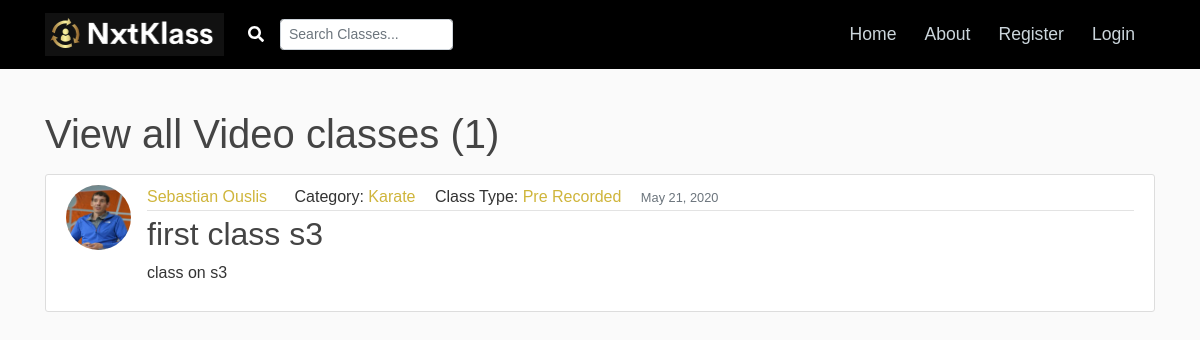
Page /blog/classType/video on the committed database.
### blog/models.py (models this page shows, shortened)
class ClassRoot(models.Model):
    title = models.CharField(max_length=100)
    content = models.TextField()
    date_posted = models.DateTimeField(default=timezone.now)
    author = models.ForeignKey(User, on_delete=models.CASCADE)
    author_profile = models.ForeignKey(Profile, null=True, default=None, on_delete=models.SET_DEFAULT)
    category = models.ForeignKey(Category, null=True, default=None, on_delete=models.SET_DEFAULT)
    is_purchase = models.BooleanField(default=False)
    is_one_on_one = models.BooleanField(default=False)
    is_stream = models.BooleanField(default=False)
    is_video = models.BooleanField(default=False)

class Category(models.Model):
    name = models.TextField()
    def __str__(self):
        return self.name

### users/models.py (models this page shows, shortened)
class Profile(models.Model):
    user = models.OneToOneField(User, on_delete=models.CASCADE)
    full_name = models.CharField(max_length=40, default='First Last')
    instagram_handle = models.TextField(default='')
    youtube_channel = models.TextField(default='')
    image = models.ImageField(default='profile_pics/default_logo.PNG', upload_to=user_directory_path)
    short_description = models.CharField(max_length=100, default='Add a short description of yourself')
    description = models.TextField(default='Add a description of your Skills and what you can offer as classes')
    youtube_profile_link = models.TextField(default='')
    youtube_short_link = models.TextField(default='')

### blog/views.py (the view)
# urls.py: path('classType/<str:type>', ClassTypeListView.as_view(), name='class-type'),
class ClassTypeListView(ListView):
    model = ClassRoot
    template_name = 'blog/class_types.html'
    context_object_name = 'classes'
    paginate_by = 5
    def get_queryset(self):
        class_type = self.kwargs.get('type')
        if class_type == 'one_on_one':
            return ClassRoot.objects.filter(is_one_on_one=True).order_by('-date_posted')
        elif class_type == 'stream':
            return ClassRoot.objects.filter(is_stream=True).order_by('-date_posted')
        elif class_type == 'video':
            return ClassRoot.objects.filter(is_video=True).order_by('-date_posted')
        else:
            return redirect('home')

### blog/templates/blog/class_types.html (shortened to what this page needs)
{% extends "blog/base.html" %}
{% block content%}
    <h1 class="mb-3">View all
        {% if view.kwargs.type == 'one_on_one' %}
        One on One
        {% elif view.kwargs.type == 'stream' %}
        Live Stream
        {% elif view.kwargs.type == 'video' %}
        Video
        {% endif %}
        classes ({{ page_obj.paginator.count}})</h1>
    {% for class in classes %}
        <article class="media content-section">
          <img class="rounded-circle article-img" src="{{ class.author.profile.image.url }}">
          <div class="media-body">
            <div class="article-metadata">
              <a class="mr-2 userlink" href="{% url 'user-posts' class.author.username %}">{{ class.author_profile.full_name }}</a>
              <a class="spacing">Category: </a>
                <a class="post-category" href="{% url 'post-category' class.category %}">{{ class.category }}</a>
              <a class="spacing">Class Type: </a>
                {% if class.is_one_on_one %}
                  <a class="post-category" href="{% url 'class-type' 'one_on_one' %}">One on One</a>
                {% elif class.is_stream %}
                  <a class="post-category" href="{% url 'class-type' 'stream' %}">Stream</a>
                {% elif class.is_video %}
                  <a class="post-category" href="{% url 'class-type' 'video' %}">Pre Recorded</a>
                {% endif %}
              <div class="spacing">
                <small class="text-muted">{{ class.date_posted|date:"F d, Y" }}</small>
              </div>
            </div>
            <h2><a class="article-title" href="{% url 'post-detail' class.id %}">{{ class.title }}</a></h2>
            <p class="article-content">{{ class.content|truncatechars:30 }}</p>
          </div>
        </article>
    {% endfor %}
{% endblock content %}

### blog/static/css/main.css (style rules this page uses)
body { background: #fafafa; color: #333333; margin-top: 5rem; padding-top: 30px; font-family: 'Poppins', sans-serif; }
h1, h2, h3, h4, h5, h6 { color: #444444; }
.content-section { background: #ffffff; padding: 10px 20px; border: 1px solid #dddddd; border-radius: 3px; margin-bottom: 20px; }
.article-title { color: #444444; }
.article-content { white-space: pre-line; }
.article-img { height: 65px; width: 65px; margin-right: 16px; }
.article-metadata { padding-bottom: 1px; margin-bottom: 4px; border-bottom: 1px solid #e3e3e3 }
.userlink { color: #CFB53B; }
.spacing { display:inline-block; margin-left: 15px; }
.post-category { color: #CFB53B; }

### rows in the picture
ClassRoot: author.profile.image (picture), author_profile.full_name "Sebastian Ouslis", category "Karate", is_one_on_one "Pre Recorded", date_posted "May 21, 2020", title "first class s3", content "class on s3"

### other values in the picture
{{ page_obj.paginator.count }} "1"
